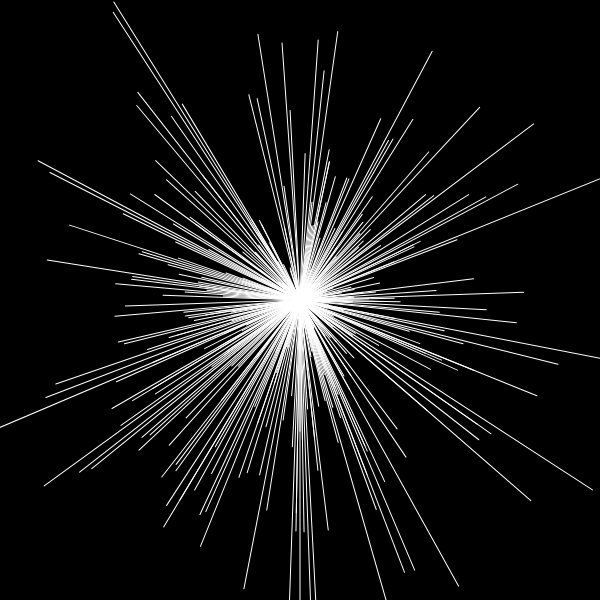
Frame 1 (no input)
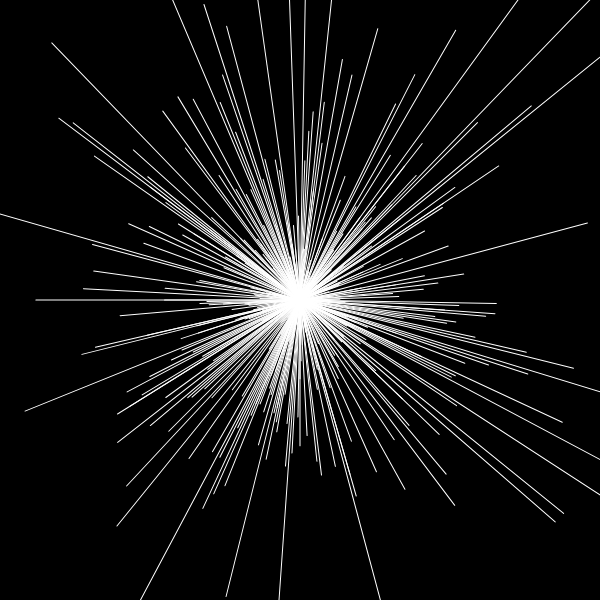
Frame 60 (no input)
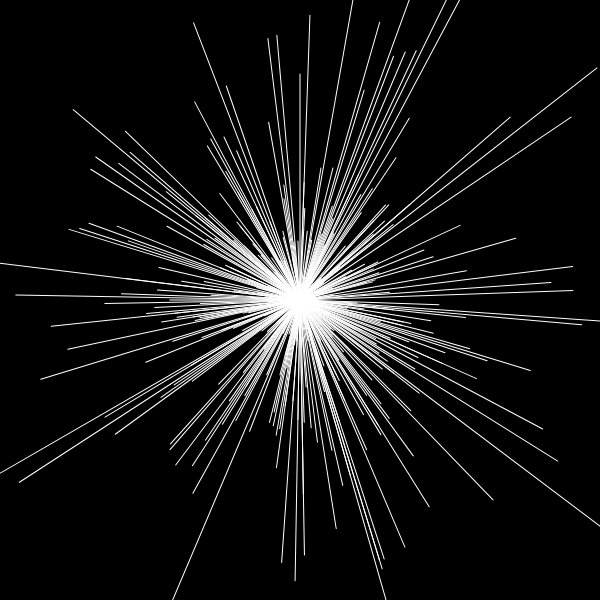
Frame 120 (the mouse pressed at the canvas centre since frame 60)

The p5.js sketch that drew these frames (run headless with seeded random() and noise() and a simulated clock; from frame 60 on, the mouse is pressed at the canvas centre):

// p5.js sketch
// ── sketch.js
function setup() {
 createCanvas(600, 600);
}

function draw() {
 translate(width/2, width/2);
 background(0);
 for (var i = 0; i < 360; i++) {
    rotate(TWO_PI/360);
    stroke(255);
    var dist = randomGaussian(0,150);
    line(0, 0, dist, 0);
  }
}
